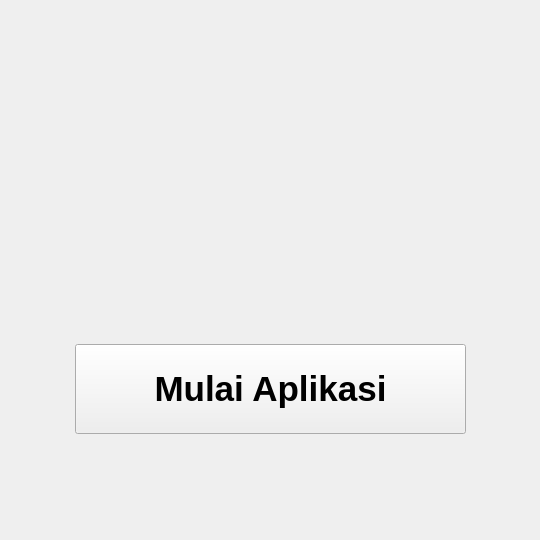
<?xml version="1.0" encoding="UTF-8"?>
<ui version="4.0">
 <class>Form</class>
 <widget class="QWidget" name="Form">
  <property name="geometry">
   <rect>
    <x>0</x>
    <y>0</y>
    <width>540</width>
    <height>540</height>
   </rect>
  </property>
  <property name="windowTitle">
   <string>Form</string>
  </property>
  <widget class="QLabel" name="label">
   <property name="geometry">
    <rect>
     <x>0</x>
     <y>0</y>
     <width>540</width>
     <height>540</height>
    </rect>
   </property>
   <property name="styleSheet">
    <string notr="true">image: url(:/newPrefix/gambarawal.png);</string>
   </property>
   <property name="text">
    <string/>
   </property>
  </widget>
  <widget class="QPushButton" name="pushButton">
   <property name="geometry">
    <rect>
     <x>75</x>
     <y>344</y>
     <width>391</width>
     <height>90</height>
    </rect>
   </property>
   <property name="font">
    <font>
     <family>Arial</family>
     <pointsize>26</pointsize>
     <weight>75</weight>
     <bold>true</bold>
    </font>
   </property>
   <property name="text">
    <string>Mulai Aplikasi</string>
   </property>
  </widget>
 </widget>
 <resources>
  <include location="tampilan.qrc"/>
 </resources>
 <connections/>
</ui>
